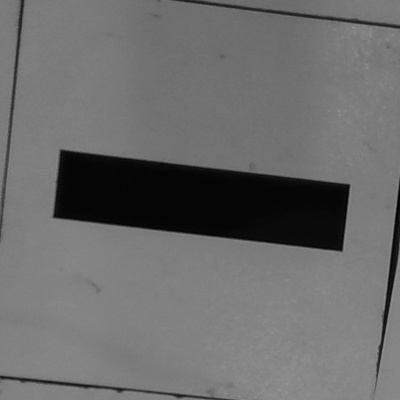
#> input picture PPT/Example frames/F20_20_horizontal.jpg, 400 x 400 px
$ python -i ReadRosBag.py   (imports and definitions only)
#> lines starting #> are read from the running program, lines starting #| are printed output that depends on the picture; after the words box and inside, x2 and y2 are one past the last pixel; in counts of white or black regions, pixels touching at a corner belong together
#> further down, picture is the input picture: shape (400, 400, 3); min 0, max 153, mean 107.5
# First import library
import pyrealsense2 as rs
import numpy as np
import cv2 as cv
import argparse
import os.path
import time
import imutils


# Create object for parsing command-line options
parser = argparse.ArgumentParser(
    description="Read recorded bag file and display depth stream in jet colormap.\
                                Remember to change the stream fps and format to match the recorded."
)

# Add argument which takes path to a bag file as an input
# [15 lines not run here, left out]

kernel_MORPH_RECT = cv.getStructuringElement(cv.MORPH_RECT, (3, 3))
kernel_MORPH_CROSS = cv.getStructuringElement(cv.MORPH_CROSS, (3, 3))
kernel_MORPH_ELLIPSE = cv.getStructuringElement(cv.MORPH_ELLIPSE, (3, 3))


def process(
    frame,
    erode_iter=3,
    dilate_iter=4,
    morph_kernel=kernel_MORPH_CROSS,
    gaussian_kernel_size=13,
):
#> called with erode_iter = 3, dilate_iter = 4, morph_kernel = array of shape (3, 3), gaussian_kernel_size = 13
    frame = cv.cvtColor(frame, cv.COLOR_BGR2GRAY)
    blured_frame = cv.GaussianBlur(
        frame, (gaussian_kernel_size, gaussian_kernel_size), 0
    )
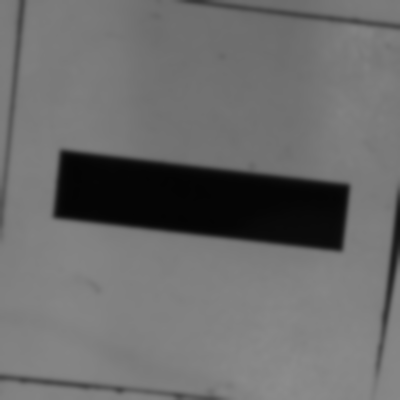
#> blured_frame: shape (400, 400); min 4, max 140, mean 107.5
    # blur = cv.medianBlur(frame, 7)

    ret, threshold_frame = cv.threshold(
        blured_frame, 0, 255, cv.ADAPTIVE_THRESH_GAUSSIAN_C + cv.THRESH_OTSU
    )
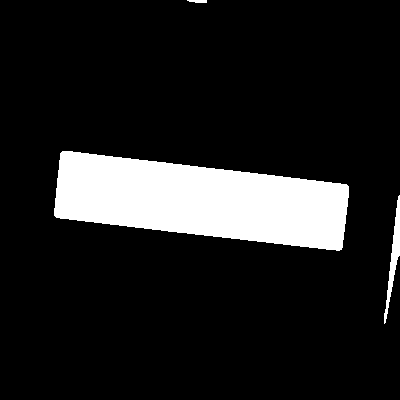
#> threshold_frame: shape (400, 400); 12.7% white; 3 white regions, box (x1, y1, x2, y2) and area: (54, 151, 349, 251) 19712, (384, 195, 400, 324) 630, (187, 0, 207, 3) 50
#> ret = 66

    """ threshold_frame = cv.adaptiveThreshold(
        blured_frame, 255, cv.ADAPTIVE_THRESH_GAUSSIAN_C, cv.THRESH_BINARY, 61, 20
    ) """

    threshold_frame = cv.erode(threshold_frame, morph_kernel, iterations=erode_iter)
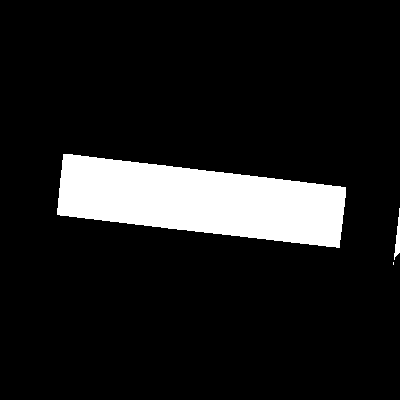
#> threshold_frame: shape (400, 400); 11.1% white; 3 white regions (1 under 20 px), largest, box (x1, y1, x2, y2) and area: (57, 154, 346, 248) 17626, (394, 208, 400, 260) 152
    out_frame = cv.dilate(threshold_frame, morph_kernel, iterations=dilate_iter)
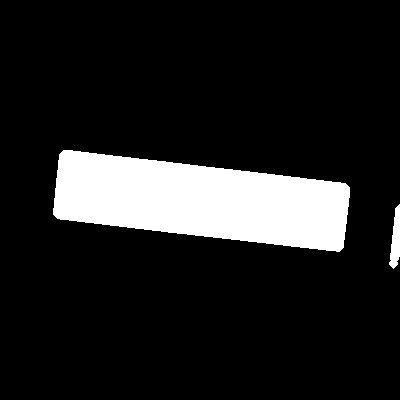
#> out_frame: shape (400, 400); 13% white; 2 white regions, box (x1, y1, x2, y2) and area: (53, 150, 350, 252) 20402, (389, 204, 400, 269) 449

    # out_frame = cv.morphologyEx(threshold_frame, cv.MORPH_OPEN, kernel_RECT)

    return out_frame


# [46 lines left out: functions auto_canny, detect_contour, draw_objects, not called in this run]


# [68 lines not run here, left out]

>>> import cv2
>>> picture = cv2.imread('Example frames/F20_20_horizontal.jpg')
>>> result = process(picture)

$ run again, on PPT/Example frames/M20_100_horizontal.jpg
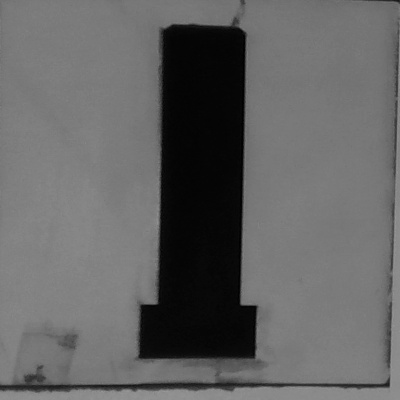
#> input picture PPT/Example frames/M20_100_horizontal.jpg, 400 x 400 px
#> picture is the input picture: shape (400, 400, 3); min 0, max 152, mean 99.5
#> in process, `ret, threshold_frame = cv.threshold( blured_frame, 0, 255, cv.ADAPTIVE..`:
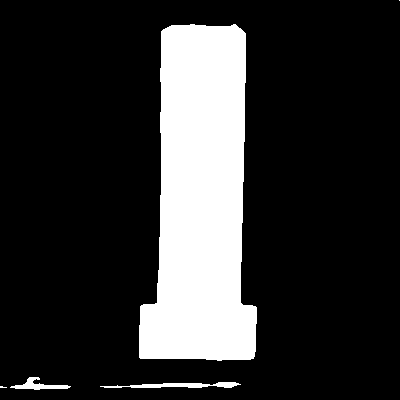
#> threshold_frame: shape (400, 400); 19.1% white; 5 white regions (2 under 20 px), largest, box (x1, y1, x2, y2) and area: (139, 24, 257, 361) 29720, (100, 382, 241, 388) 479, (10, 377, 71, 390) 317
#> ret = 65
#> in process, `out_frame = cv.dilate(threshold_frame, morph_kernel, iterations=dilate..`:
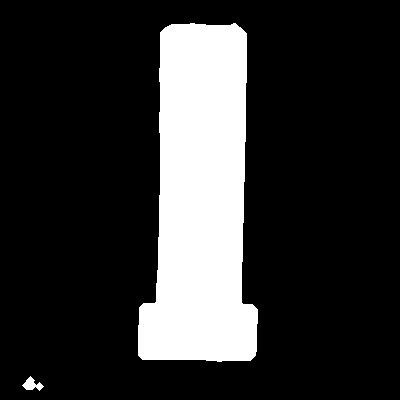
#> out_frame: shape (400, 400); 19.2% white; 2 white regions, box (x1, y1, x2, y2) and area: (138, 23, 258, 362) 30570, (22, 376, 44, 391) 160

$ run again, on PPT/Example frames/M20_M30_vertical.jpg
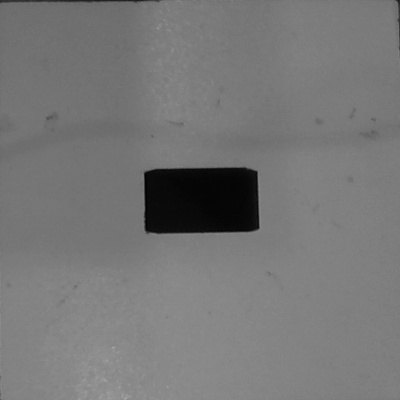
#> input picture PPT/Example frames/M20_M30_vertical.jpg, 400 x 400 px
#> picture is the input picture: shape (400, 400, 3); min 0, max 165, mean 119
#> in process, `ret, threshold_frame = cv.threshold( blured_frame, 0, 255, cv.ADAPTIVE..`:
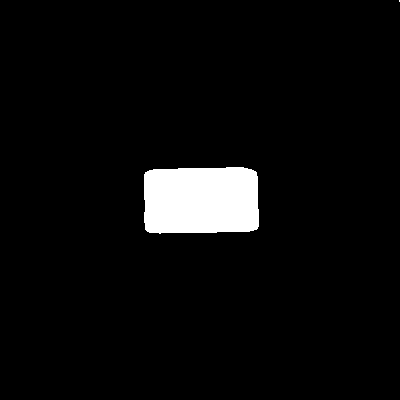
#> threshold_frame: shape (400, 400); 4.6% white; 2 white regions (1 under 20 px), largest, box (x1, y1, x2, y2) and area: (144, 167, 259, 234) 7286
#> ret = 68
#> in process, `out_frame = cv.dilate(threshold_frame, morph_kernel, iterations=dilate..`:
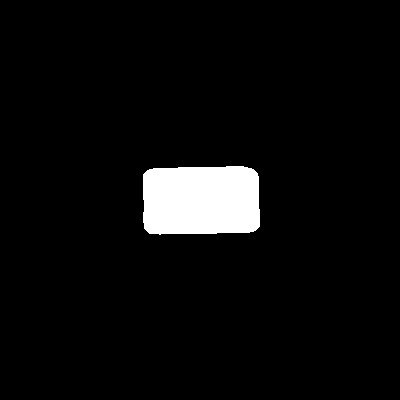
#> out_frame: shape (400, 400); 4.8% white; 1 white region, box (x1, y1, x2, y2) and area: (143, 166, 260, 235) 7614

$ run again, on PPT/Example frames/M20_horizontal.jpg
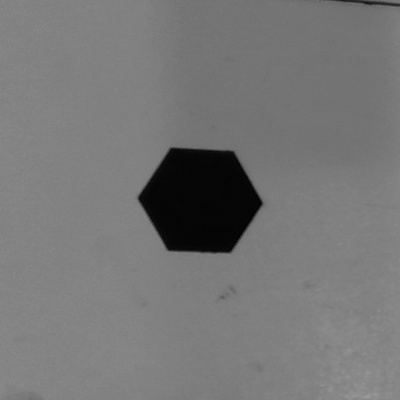
#> input picture PPT/Example frames/M20_horizontal.jpg, 400 x 400 px
#> picture is the input picture: shape (400, 400, 3); min 0, max 157, mean 118.4
#> in process, `ret, threshold_frame = cv.threshold( blured_frame, 0, 255, cv.ADAPTIVE..`:
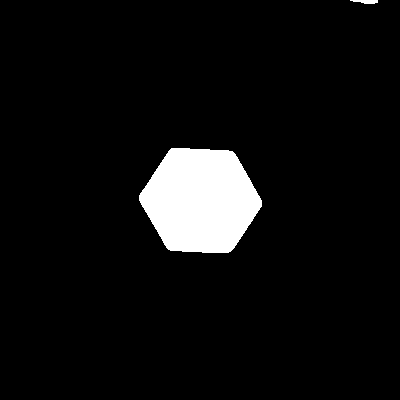
#> threshold_frame: shape (400, 400); 6.1% white; 2 white regions, box (x1, y1, x2, y2) and area: (139, 148, 262, 253) 9720, (350, 0, 378, 4) 81
#> ret = 68
#> in process, `out_frame = cv.dilate(threshold_frame, morph_kernel, iterations=dilate..`:
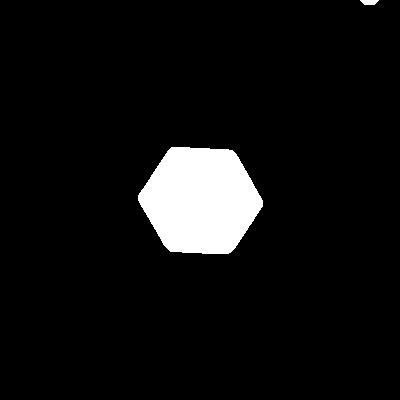
#> out_frame: shape (400, 400); 6.3% white; 2 white regions, box (x1, y1, x2, y2) and area: (138, 147, 263, 254) 10044, (360, 0, 379, 5) 75
